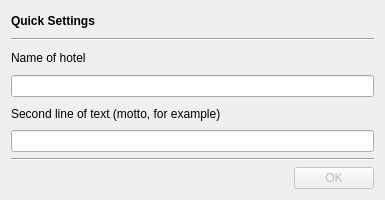
<?xml version="1.0" encoding="UTF-8"?>
<ui version="4.0">
 <class>setting</class>
 <widget class="QDialog" name="setting">
  <property name="geometry">
   <rect>
    <x>0</x>
    <y>0</y>
    <width>385</width>
    <height>200</height>
   </rect>
  </property>
  <property name="windowTitle">
   <string>Dialog</string>
  </property>
  <layout class="QGridLayout" name="gridLayout">
   <item row="0" column="0">
    <widget class="QLabel" name="label">
     <property name="text">
      <string>&lt;b&gt;Quick Settings&lt;/b&gt;</string>
     </property>
    </widget>
   </item>
   <item row="1" column="0" colspan="2">
    <widget class="Line" name="line">
     <property name="orientation">
      <enum>Qt::Horizontal</enum>
     </property>
    </widget>
   </item>
   <item row="2" column="0">
    <widget class="QLabel" name="label_2">
     <property name="text">
      <string>Name of hotel</string>
     </property>
    </widget>
   </item>
   <item row="3" column="0" colspan="2">
    <widget class="QLineEdit" name="name"/>
   </item>
   <item row="4" column="0" colspan="2">
    <widget class="QLabel" name="label_3">
     <property name="text">
      <string>Second line of text (motto, for example)</string>
     </property>
    </widget>
   </item>
   <item row="5" column="0" colspan="2">
    <widget class="QLineEdit" name="motto"/>
   </item>
   <item row="6" column="0" colspan="2">
    <widget class="Line" name="line_2">
     <property name="orientation">
      <enum>Qt::Horizontal</enum>
     </property>
    </widget>
   </item>
   <item row="7" column="1">
    <layout class="QHBoxLayout" name="horizontalLayout">
     <item>
      <spacer name="horizontalSpacer">
       <property name="orientation">
        <enum>Qt::Horizontal</enum>
       </property>
       <property name="sizeHint" stdset="0">
        <size>
         <width>40</width>
         <height>20</height>
        </size>
       </property>
      </spacer>
     </item>
     <item>
      <widget class="QPushButton" name="ok">
       <property name="enabled">
        <bool>false</bool>
       </property>
       <property name="text">
        <string>OK</string>
       </property>
      </widget>
     </item>
    </layout>
   </item>
  </layout>
 </widget>
 <resources/>
 <connections/>
</ui>
